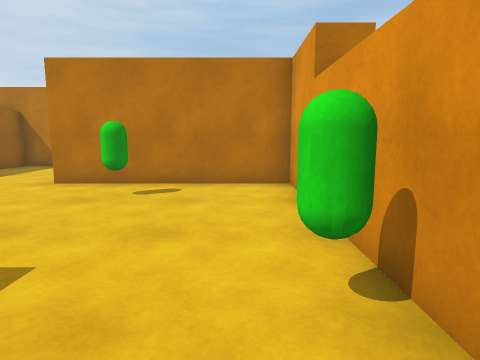
View 1 (above)

19 first-person views from a walk through a scene from a Unity 3-D project. The camera is 1.2 m above the floor, tilts 8° down and sees 75° across. The floor is counted in squares, 1 m on a side. Each view is taken from the middle of a square. On the plan, view 1 faces up. The plan holds only what a view shows up to about 13 squares ahead; the rest is blank. The place goes on beyond the plan. The player is left out.

View 2
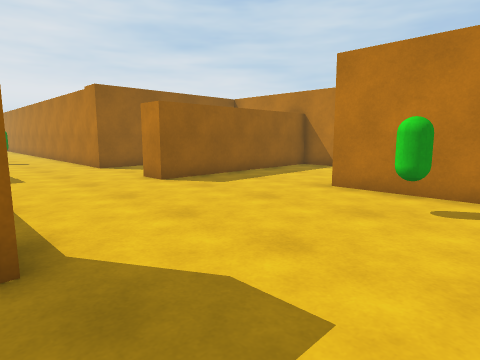

View 3
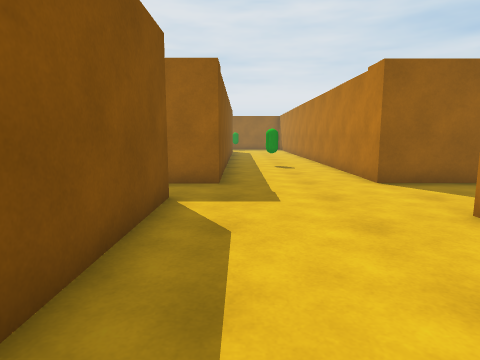

View 4
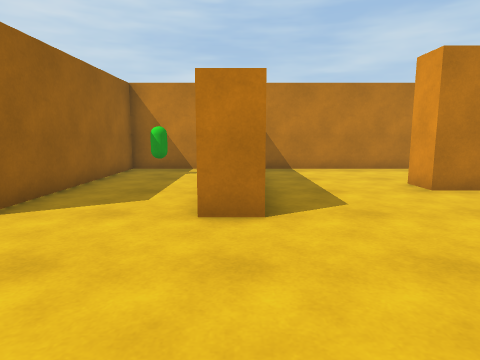

View 5
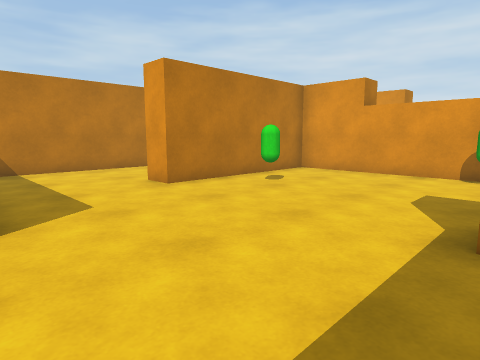

View 6
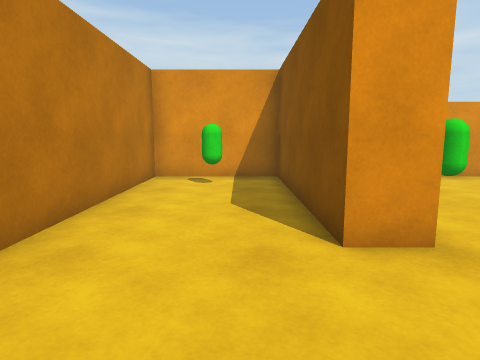

View 7
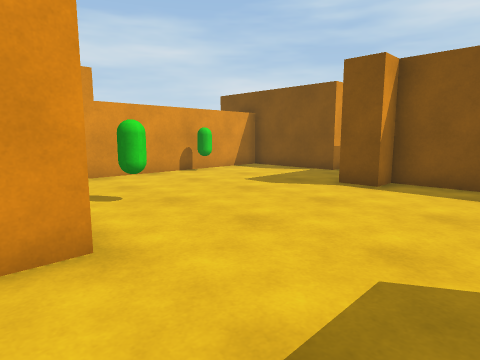

View 8
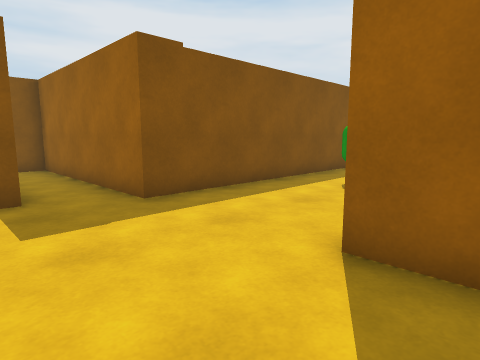

View 9
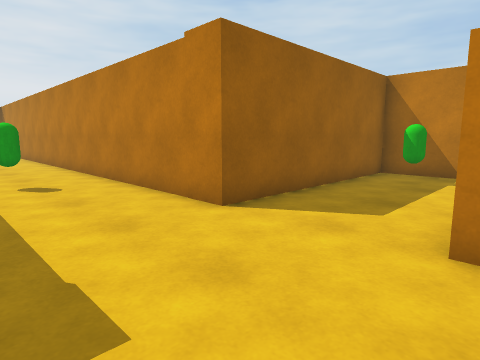

View 10
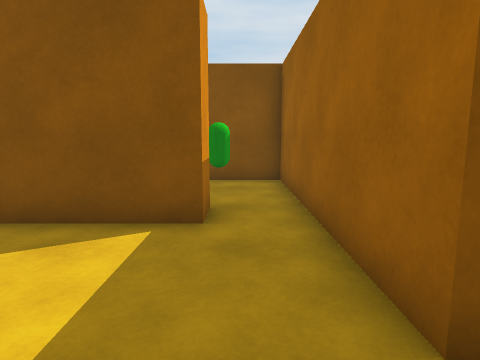

View 11
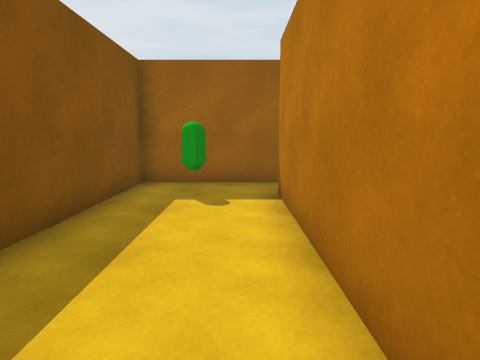

View 12
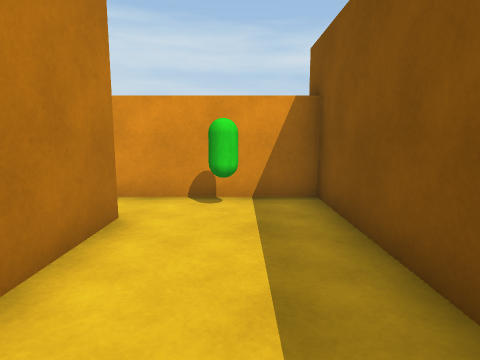

View 13
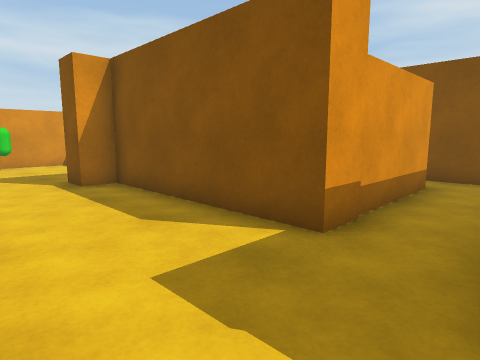

View 14
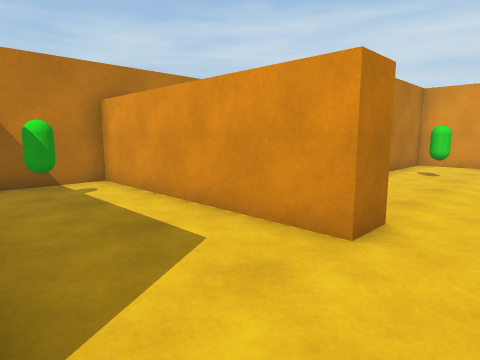

View 15
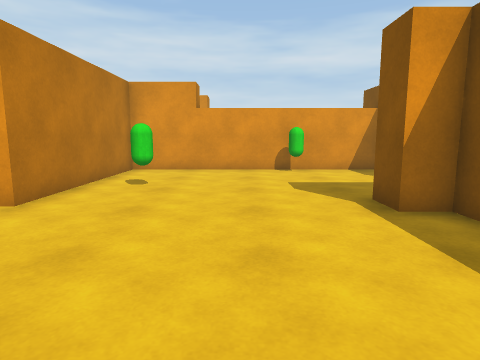

View 16
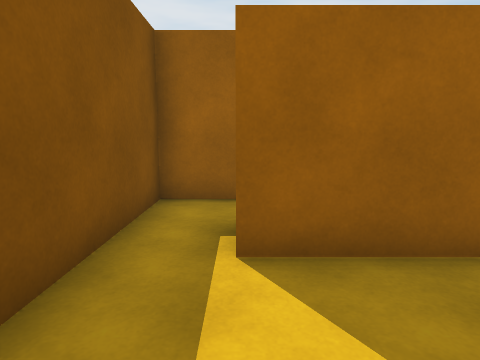

View 17
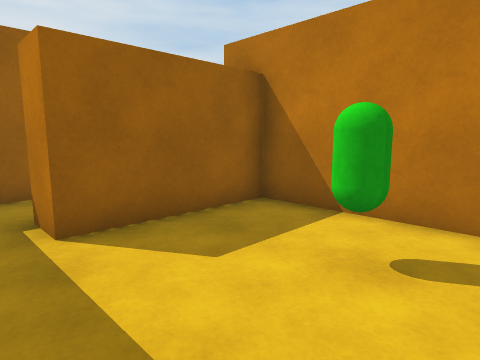

View 18
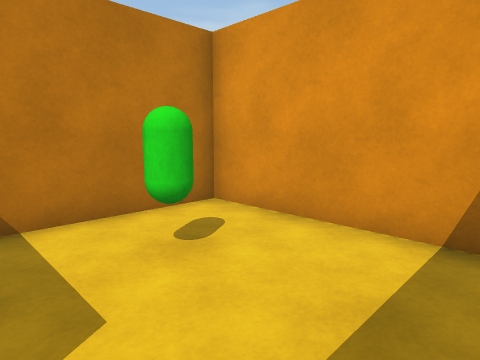

View 19
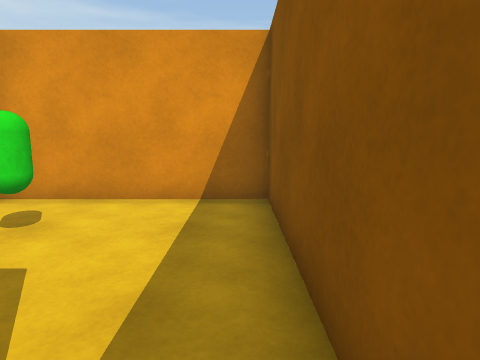

### Floor plan
Points are (right, up) in squares from view 1. A wall is a line through its corners. A room is listed if a view was taken in it or the views show most of it. See-through windows are left out.
Room 1 (views 1, 2, 3, 4, 5, 6, 7, 8, 9, 10, 13, 14, 15, 19)
walls: (-2.5, -1.2) (0.5, -1.2); (-10, -4) (-11, -4) (-11, 0.6) (-5.1, 0.6) (-5.1, 1.5) (-4.1, 1.5) (-4.1, -0.5); (1.3, -0.9) (1.3, 7.9) (-4.7, 7.9) (-4.7, 8.9) (1.3, 8.9) (1.3, 12.5) (-8.6, 12.5) (-8.6, 5.5) (-9.6, 5.5) (-9.6, 12.5) (-13, 12.5) (-13, 5.5) (-18.5, 5.5); (-18.5, 1.5) (-13, 1.5) (-13, -5.5) (-9.5, -5.5)
ways out: opening at (-3, -1.5) to room 2; opening at (-10.5, -5) to room 3
objects: green capsule (-18, 3); green capsule (-12, 11); green capsule (-3, 6); green capsule (0, 11); green capsule (1, 2)
Room 2 (views 11, 12)
walls: (3.6, -2.2) (-2.5, -2.2) (-2.5, -1.2); (-4.1, -0.5) (-4.1, -5.5) (5.1, -5.5) (5.1, -2.5)
ways out: opening at (-3, -1.5) to room 1; opening at (4, -2)
objects: green capsule (-3, -4); green capsule (4, -4)
Room 3 (views 16, 17, 18)
walls: (-9.5, -5.5) (-5.1, -5.5) (-5.1, -0.4) (-10, -0.4) (-10, -4)
ways out: opening at (-10.5, -5) to room 1
objects: green capsule (-7, -2)

Positions as (right, up) in squares from view 1, and headings:
1: (0, 0), facing up
2: (-1, 1), facing up-left
3: (-5, 2), facing left
4: (-9, 1), facing up
5: (-9, 1), facing up-right
6: (-8, 10), facing right
7: (-8, 9), facing down-right
8: (-10, 7), facing down-left
9: (-9, 2), facing up-left
10: (-3, 3), facing down
11: (4, -3), facing left
12: (-1, -4), facing right
13: (-13, 4), facing down-right
14: (-13, 4), facing up-right
15: (-10, 4), facing right
16: (-7, -4), facing left
17: (-6, -5), facing up-left
18: (-9, -5), facing up-right
19: (-11, -5), facing right
